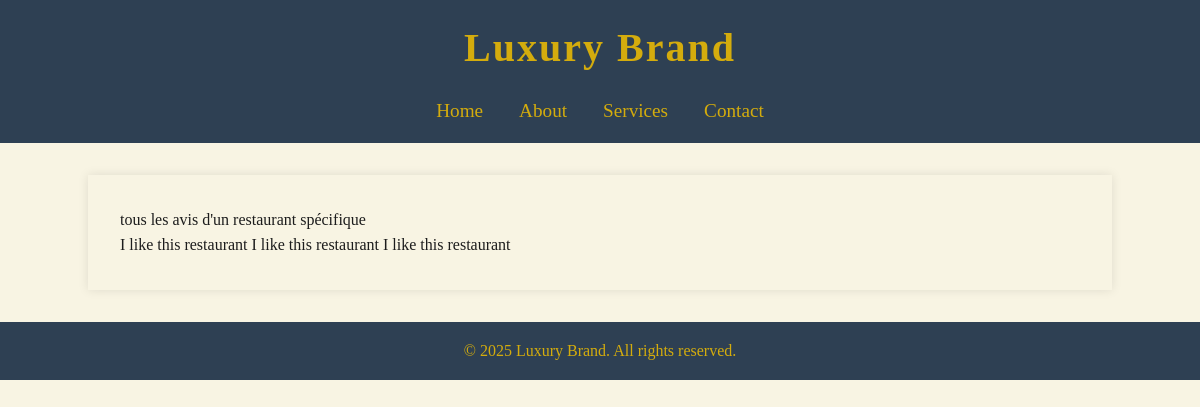
Page /app1/avis_restaurant_Specific/1/ on the committed database.
### app1/models.py (models this page shows, shortened)
class Review(models.Model):
    user = models.ForeignKey(User, on_delete=models.CASCADE)
    restaurant = models.ForeignKey(Restaurant, on_delete=models.CASCADE, related_name='reviews')
    rating = models.IntegerField()
    comment = models.TextField(blank=True)
    created_at = models.DateTimeField(auto_now_add=True)

### app1/views.py (the view)
# urls.py: path('avis_restaurant_Specific/<int:id>/', views.avis_restaurant_Specific, name='avis_restaurant_Specific'),
def avis_restaurant_Specific(request, id):
    restaurant = Restaurant.objects.get(id = id)
    reviews = Review.objects.filter(restaurant = restaurant)
    return render(request, 'restaurants/avis_restaurant_Specific.html', {'reviews':reviews})

### app1/templates/restaurants/avis_restaurant_Specific.html
{% extends 'base.html' %}
{% block content %}
<p>tous les avis d'un restaurant spécifique </p>
{% for review in reviews %}
{{review.comment}}
{% endfor %}
{% endblock %}

### app1/templates/base.html (style rules this page uses)
:root { --deep-navy: #2E4053; --soft-gold: #D4AC0D; --ivory: #F8F4E3; --dark-gray: #1C1C1C; }
body, h1, h2, p { margin: 0; padding: 0; font-family: 'Georgia', serif; }
body { background-color: var(--ivory); color: var(--dark-gray); line-height: 1.6; }

### rows in the picture
Review: comment "I like this restaurant"
Review: comment "I like this restaurant"
Review: comment "I like this restaurant"
